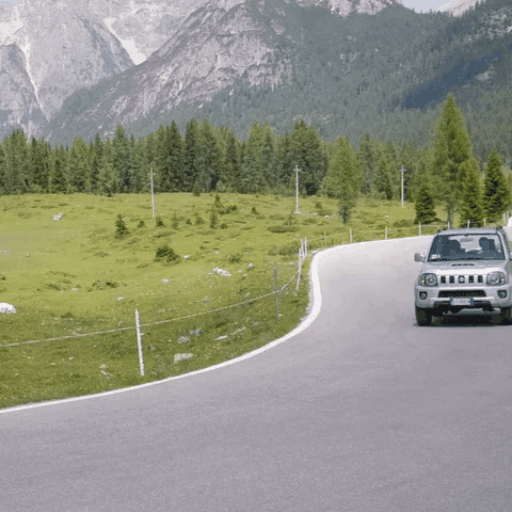
#> input picture data/jeep.gif, 512 x 512 px, given in place of 0000.jpg, which was not available
$ python detect_jeep.py
#> lines starting #> are read from the running program, lines starting #| are printed output that depends on the picture; pictures that were not available may be replaced by others from this repository, and a replacement may not be noted
import sys
import os

# Get the project directory and append the tools directory to sys.path
project_dir = os.path.dirname(os.path.dirname(os.path.abspath(__file__)))
sys.path.append(os.path.join(project_dir, 'tools'))

import cv2
import numpy as np
import matplotlib.pyplot as plt
from VideoTools import VideoTools


show_graphs = True

# Paths
data_folder = "data"
processed_data_folder = "processed_data"
gif_file = os.path.join(data_folder, "jeep.gif")
mp4_file = os.path.join(processed_data_folder, "jeep.mp4")
frames_folder = os.path.join(processed_data_folder, "jeep")

first_extraction = False
if first_extraction:
    # Ensure processed_data folder exists
    os.makedirs(processed_data_folder, exist_ok=True)
    os.makedirs(frames_folder, exist_ok=True)

    # Step 1: Convert GIF to MP4
    video_tools = VideoTools()
    video_tools.gif2mp4(gif_file, mp4_file)

    # Step 2: Extract 10 frames
    video_tools.extract_frames(mp4_file, frames_folder, num_frames=10)

# Step 3: Compute difference between two frames
frame1_path = os.path.join(frames_folder, "0000.jpg")
frame2_path = os.path.join(frames_folder, "0001.jpg")

# Load two grayscale frames
frame1 = cv2.imread(frame1_path, cv2.IMREAD_GRAYSCALE)
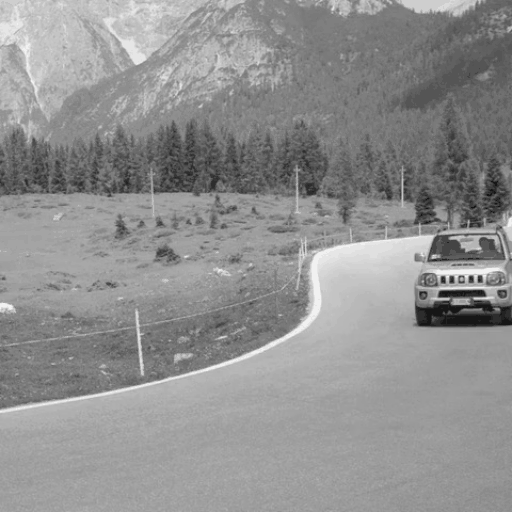
#> frame1: shape (512, 512); min 22, max 241, mean 144.1
frame2 = cv2.imread(frame2_path, cv2.IMREAD_GRAYSCALE)

# Compute the difference image
difference = cv2.absdiff(frame1, frame2)
#> difference: shape (512, 512); every value is 0

# Calculate the histogram
hist = cv2.calcHist([difference], [0], None, [256], [0, 256])
#> hist = 256 values, max 262144 at index 0, min 0 at index 1, mean 1024
hist_img = cv2.calcHist([frame1], [0], None, [256], [0, 256])
#> hist_img = 256 values, max 7973 at index 161, min 0 at index 0, mean 1024

# Calculate mean and standard deviation
mean = np.mean(difference)
#> mean = 0
std = np.std(difference)
#> std = 0

if show_graphs:
    # Plot the histogram
    plt.figure()
    plt.title("Grayscale Histogram of Difference Image")
    plt.xlabel("Pixel Intensity")
    plt.ylabel("Frequency")
    plt.plot(hist)
    plt.xlim([0, 256])
    plt.show()
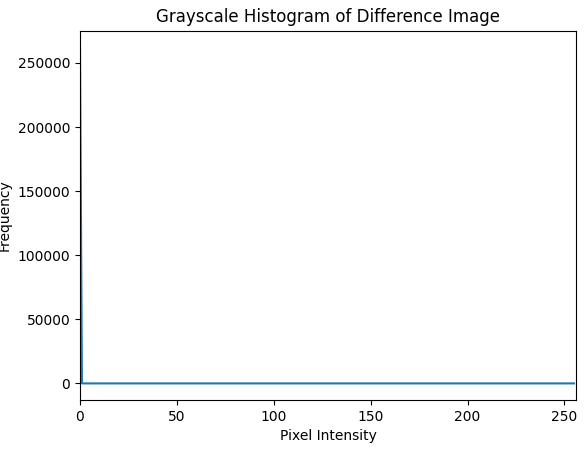
#> figure drawn by matplotlib, 1 panel; curve peaks at x = 0, y = 262144

    # Plot the histogram
    plt.figure()
    plt.title("Grayscale Histogram of Original Grayscale Image (Frame 1)")
    plt.xlabel("Pixel Intensity")
    plt.ylabel("Frequency")
    plt.plot(hist_img)
    plt.xlim([0, 256])
    plt.show()
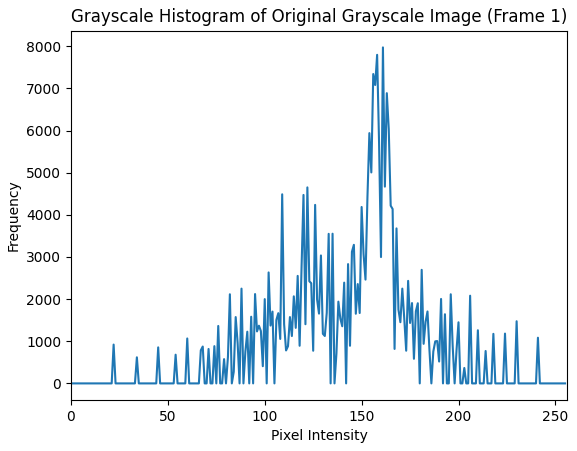
#> figure drawn by matplotlib, 1 panel; curve peaks at x = 161, y = 7973

# Set threshold based on 2 sigmas (95% rule)
lower_threshold = mean - 2 * std
#> lower_threshold = 0
upper_threshold = mean + 2 * std
#> upper_threshold = 0

# Apply threshold to create a binary mask
binary_mask = ((difference < lower_threshold) | (difference > upper_threshold)).astype(np.uint8) * 255

lower_threshold = mean - 1 * std
upper_threshold = mean + 1 * std
binary_mask_1 = ((difference < lower_threshold) | (difference > upper_threshold)).astype(np.uint8) * 255

lower_threshold = mean - 3 * std
upper_threshold = mean + 3 * std
binary_mask_3 = ((difference < lower_threshold) | (difference > upper_threshold)).astype(np.uint8) * 255

if show_graphs:
    # Display the results
    plt.figure(figsize=(10, 20))
    plt.subplot(3, 3, 1), plt.title("Frame 1"), plt.imshow(frame1, cmap='gray')
    plt.subplot(3, 3, 2), plt.title("Frame 2"), plt.imshow(frame2, cmap='gray')
    plt.subplot(3, 3, 3), plt.title("Differance with no processing"), plt.imshow(difference, cmap='gray')
    plt.subplot(3, 3, 4), plt.title("Thresholded Changes, 3*std"), plt.imshow(binary_mask_3, cmap='gray')
    plt.subplot(3, 3, 5), plt.title("Thresholded Changes, 2*std"), plt.imshow(binary_mask, cmap='gray')
    plt.subplot(3, 3, 6), plt.title("Thresholded Changes, 1*std"), plt.imshow(binary_mask_1, cmap='gray')
    plt.show()


# Use Morphological Operations to clean noise and fill gaps
kernel = np.ones((3,3), np.uint8) # used smaller kernel for the erosion for minimal shrinking of the foreground
erosion = cv2.erode(binary_mask, kernel, iterations = 1)
kernel = np.ones((9,9), np.uint8) # used bigger kernel in order to get one contour line
dilation = cv2.dilate(binary_mask, kernel, iterations = 1)
noise_removed = cv2.dilate(erosion, kernel, iterations = 1)

if show_graphs:
    plt.figure(figsize=(10, 5))
    plt.subplot(2, 2, 1), plt.title("binary mask (2*std)"), plt.imshow(binary_mask, cmap='gray')
    plt.subplot(2, 2, 2), plt.title("erosion"), plt.imshow(erosion, cmap='gray')
    plt.subplot(2, 2, 3), plt.title("dilation"), plt.imshow(dilation, cmap='gray')
    plt.subplot(2, 2, 4), plt.title("erosion followed by dilation"), plt.imshow(noise_removed, cmap='gray')
    plt.show()
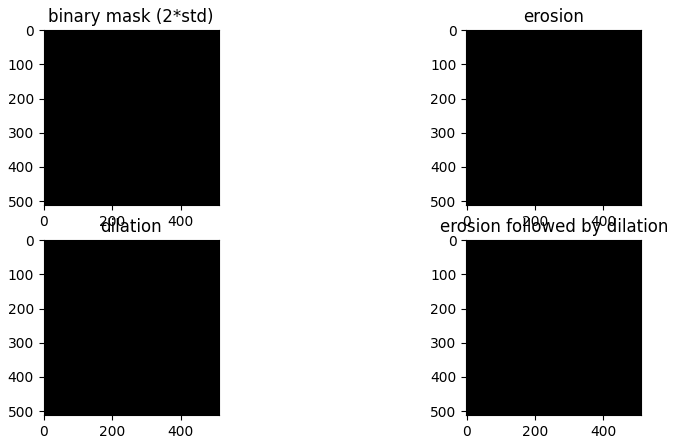
#> figure drawn by matplotlib, 4 panels

# Finding Contours
# Create a copy of frame1 to draw contours and bounding box
frame1_copy = frame1.copy()
frame1_copy2 = frame1.copy()

# Use a copy of the image e.g. edged.copy()
# since findContours alters the image
contours, hierarchy = cv2.findContours(noise_removed, cv2.RETR_EXTERNAL, cv2.CHAIN_APPROX_NONE)
#> contours = []
print("Number of Contours found = " + str(len(contours)))
#| Number of Contours found = 0

# Draw all contours
# -1 signifies drawing all contours
cv2.drawContours(frame1_copy, contours, -1, (0, 255, 0), 3)

#> (the run stopped early here; a loop or call above may not have finished)
